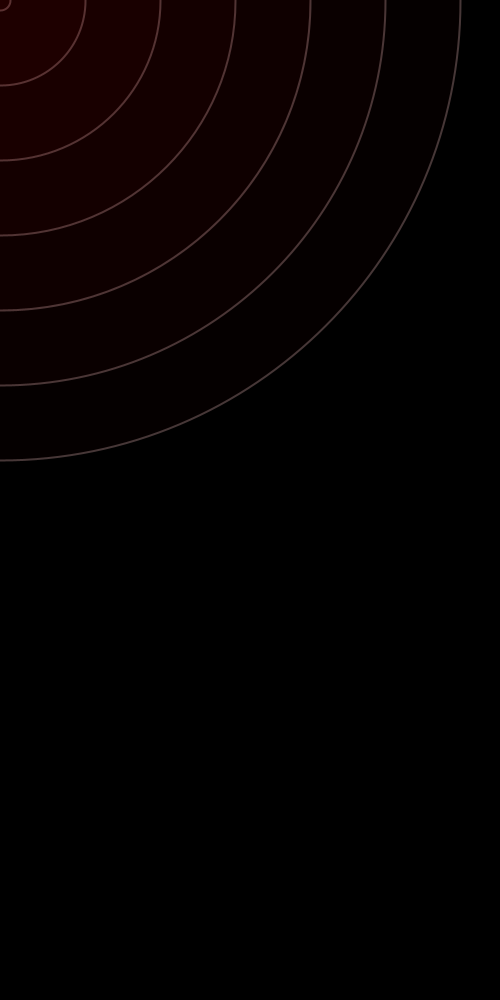
Frame 1 (no input)
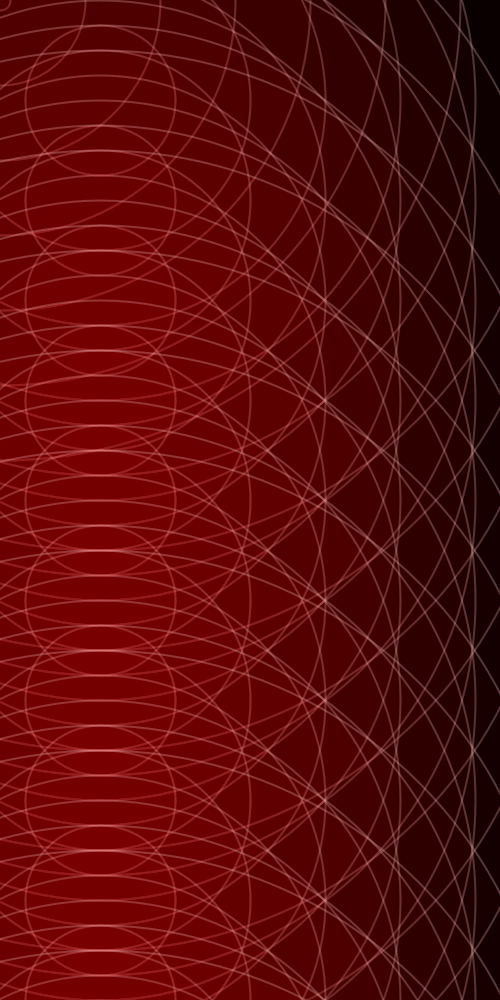
Frame 60 (the mouse pressed at the canvas centre just before this capture)
Frame 120 (the mouse held since frame 60 and released just before this capture): identical to frame 60, image omitted

The Processing sketch that drew these frames (run headless with seeded random() and noise(); from frame 60 on, the mouse is pressed at the canvas centre):

// Processing sketch: processing_32475
// ── processing_32475.pde



int x = 20;
float y = 0;
float ding = 0;

void setup(){

  size(500,1000);
 // beginRecord(PDF, "wow.pdf");
  noFill();
  background (0);
  
  
}



void draw (){
 while (x<1000){
  fill(255,0,0,5);
  strokeWeight(2);
   stroke (255,200,200,70);
    ellipse ( y, ding ,x,x);
  x=x+ 150;
 }
  if (x > 500){
  y=0;
  ding = ding +100;
 }
 
 y=y+ 100;
 x=0;
     

}

//void mouseClicked(){
// endRecord(); 
//}
                
                
